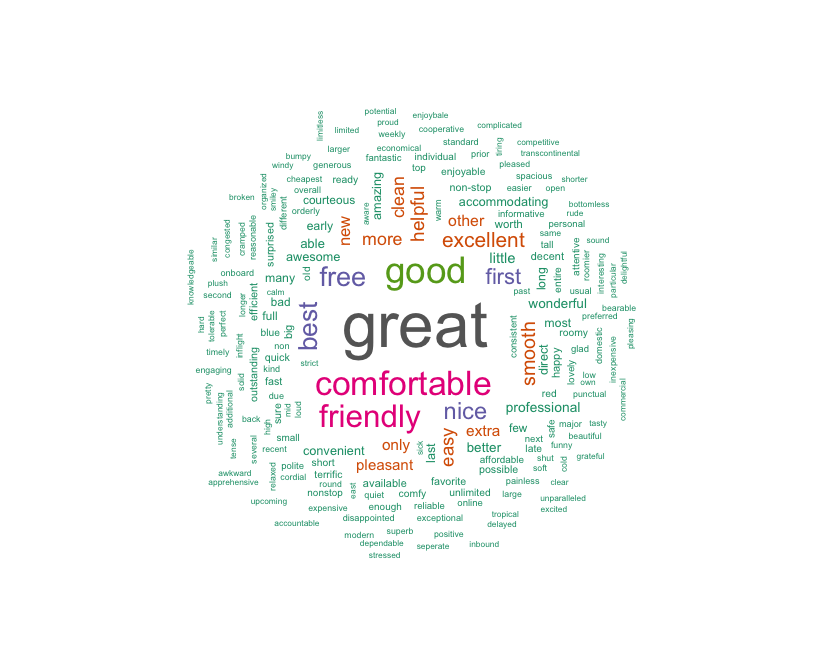

Generate this figure with R:
library("wordcloud")


library("RColorBrewer")
#------------------------------------------------
setwd("/Users/miriamespino/Desktop/YHack 2019/")
library("stringr")
library(sentimentr)
library(wordcloud2)
library(text2vec) # needed for tokenizer
library(tm) # needed for stopwords
library(ggplot2)

# use readLines to return a character vector (each element is a line in the file)


filePath <- "Good.txt"
text <- readLines(filePath)

docs <- Corpus(VectorSource(text))

#removing words
docs <- tm_map(docs, stripWhitespace)
#docs <- tm_map(docs, removeWords, c("<td", "td>", "the","and", "<tr>", "'class='blob-num'", 'js-line-number', "blob-code-inner", "class='blob-num'", "tr>", "was", "flight", "with", "for", "the", "that")) 
docs <- tm_map(docs, removeWords, c("and", "the", "were", "very", "they"))


#term doc matric
dtm <- TermDocumentMatrix(docs)
m <- as.matrix(dtm)
v <- sort(rowSums(m),decreasing=TRUE)
d <- data.frame(word = names(v),freq=v)
head(d, 10)


#word cloud
set.seed(1234)
wordcloud(words = d$word, freq = d$freq, min.freq = 1,
          max.words=200, random.order=FALSE, rot.per=0.35, 
          
          
          colors=brewer.pal(8, "Dark2"))




barplot(d[1:100,]$freq, las = 2, names.arg = d[1:100,]$word,
col ="lightblue", main ="Frequent Positive Words",
ylab = "Word frequencies")
